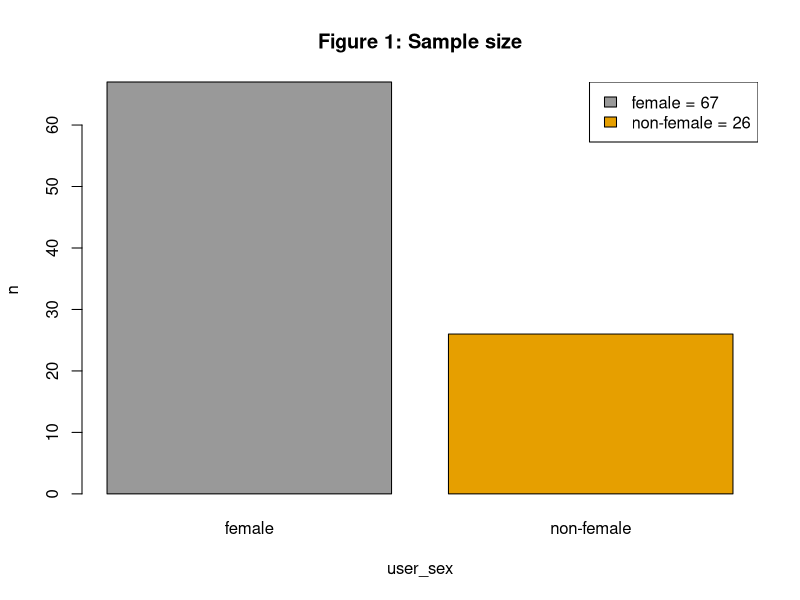
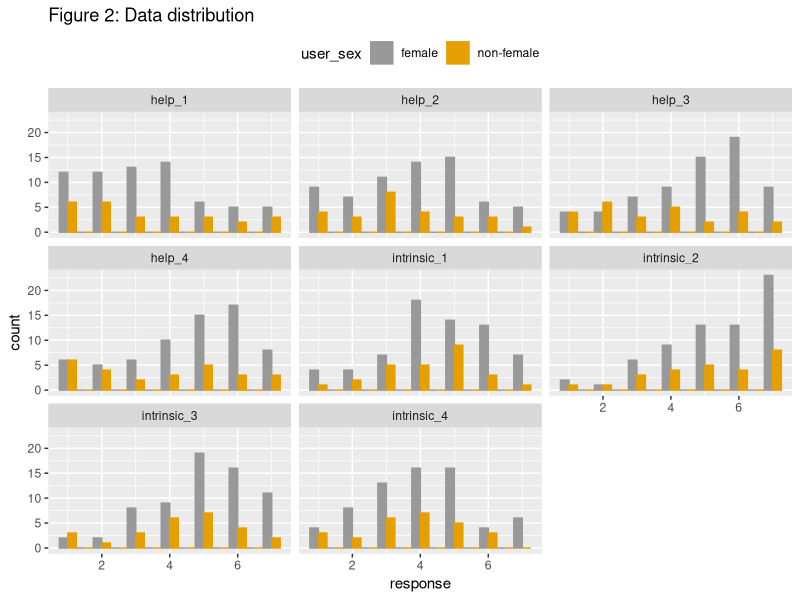
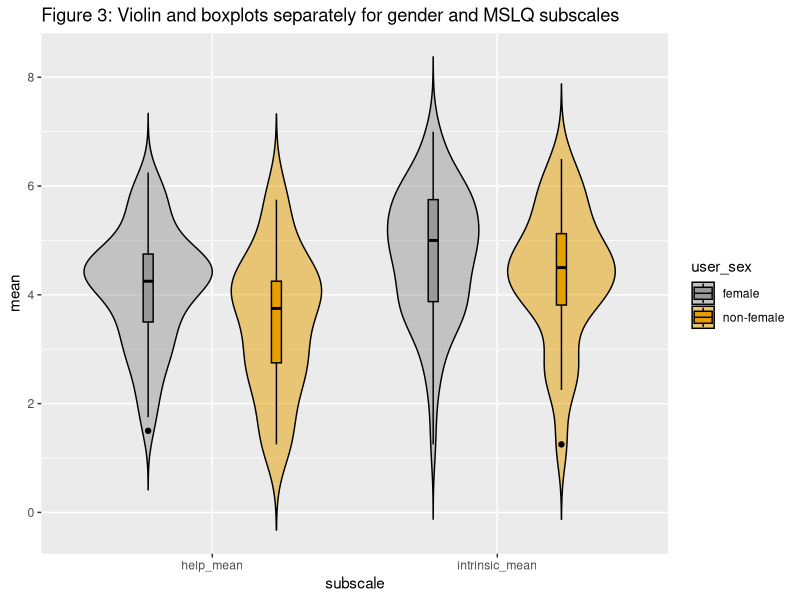
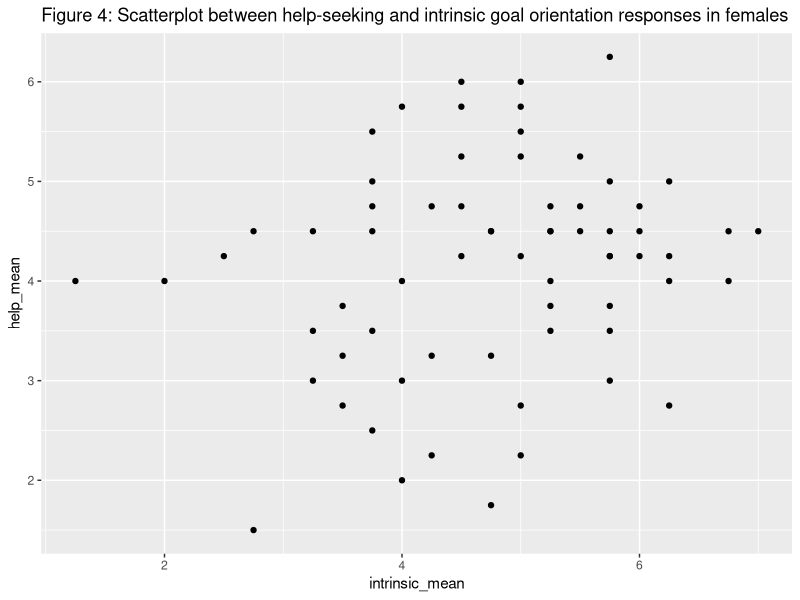
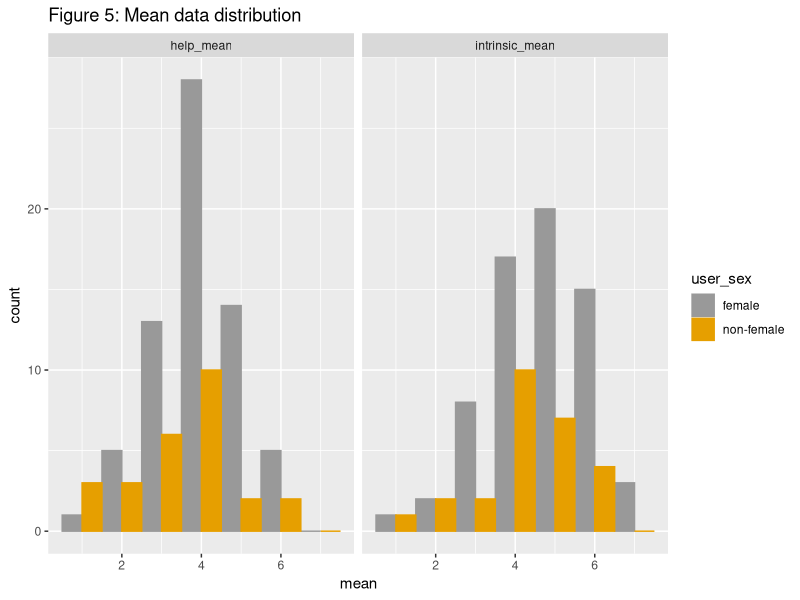
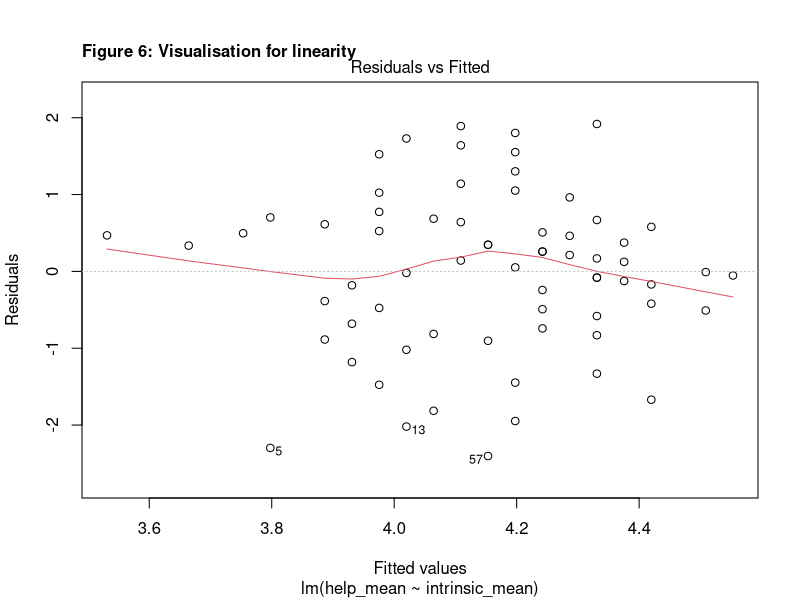
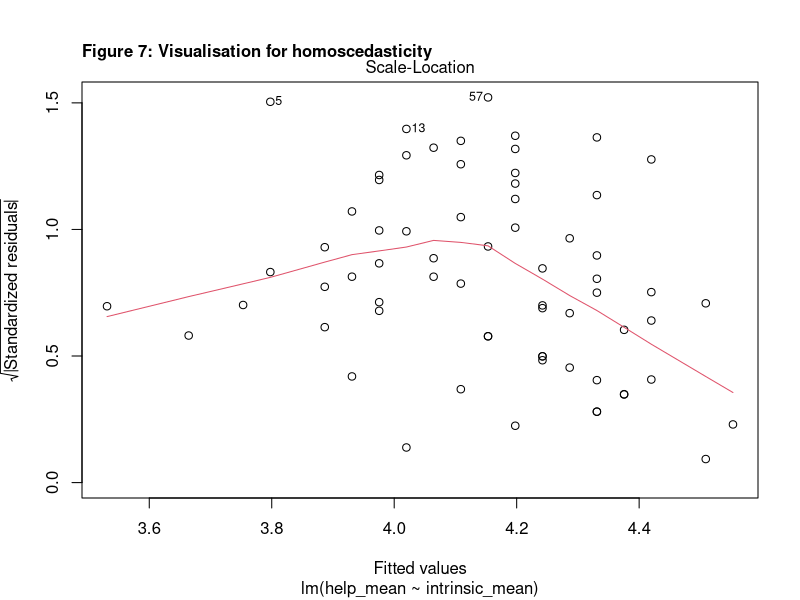
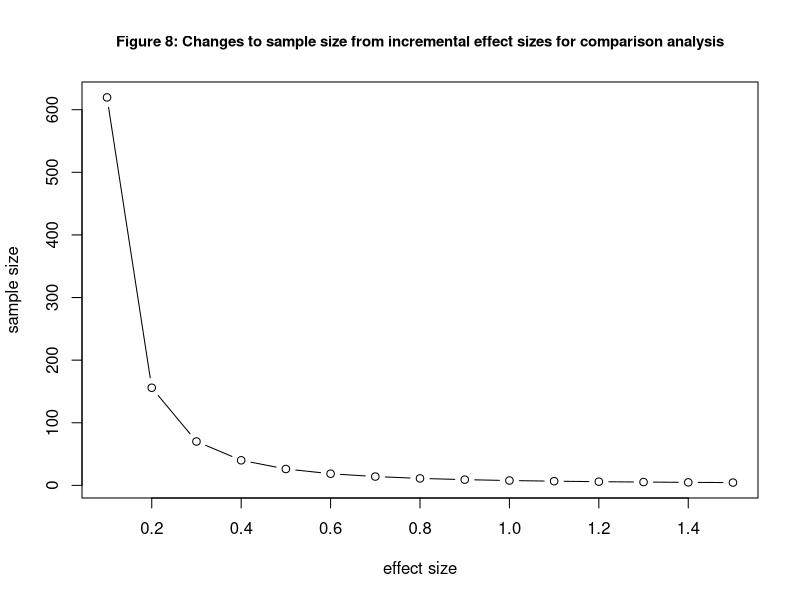

These figures' R source, in order:
## ---- chunk 1

# install package - pwr

library(pwr)
library(broom)
library(dplyr)
library(stats)
library(ggplot2)
library(tidyverse)

# you will need to add extra packages in here to do the rest of your analyses

demo <- read_csv("demographics_2021_pilot.csv")
mslq <- read_csv("MSLQ_2021_pilot.csv")

## ---- chunk 2

demo_final <- demo %>% 
  group_by(user_id, q_id) %>% 
  filter(session_id == min(session_id), endtime == min(endtime)) %>% 
  filter(row_number() == 1) %>% 
  ungroup() %>% 
  filter(user_status %in% c("guest", "registered")) %>%
  select(user_id, user_sex, user_age, q_name, dv) %>%
  pivot_wider(names_from = q_name, values_from = dv)

mslq_final <- mslq %>% 
  group_by(user_id, q_id) %>% 
  filter(session_id == min(session_id), endtime == min(endtime)) %>% 
  filter(row_number() == 1) %>% 
  ungroup() %>% 
  filter(user_status %in% c("guest", "registered")) %>%
  select(user_id, user_sex, user_age, q_name, dv) %>%
  arrange(q_name) %>%
  pivot_wider(names_from = q_name, values_from = dv)

## ---- chunk 3

# merge data frames
joined_data <- as_tibble(merge(demo_final, 
                               mslq_final))

## ---- chunk 4

# select the gender column, and MSLQ variables
selected_data <- select(joined_data,
                        user_id, user_sex,
                        intrinsic_1:intrinsic_4,
                        help_1:help_4)

## ---- chunk 5

# convert to data.frame and drop NaNs
data <- data.frame(drop_na(selected_data))

## ---- chunk 6

# data info
summary_stats <- summary(data)

# MSLQ variables
subscales <- c("intrinsic", 
               "help")
help      <- c(names(data)[str_detect(names(data), 
                                      "help")])
intrinsic <- c(names(data)[str_detect(names(data), 
                                      "intrinsic")])

# group non-female observations
data <- mutate(data,
               user_sex = case_when(user_sex %in% c("nonbinary",
                                                    "na") ~ "non-female",
                                  user_sex == "male"      ~ "non-female",
                                  user_sex == "female"    ~ "female"))

# group by count
data_count <- (data %>% 
                 count(user_sex))

# restructure
data_distribution <- pivot_longer(data,
                                  cols=c(intrinsic, help),
                                  names_to="item",
                                  values_to="response")

# gender variables
gender   <- c(unique(data_distribution$user_sex))
n_gender <- c(sum(data_count$n[data_count$user_sex == "female"]),
              sum(data_count$n[data_count$user_sex != "female"]))

# plotting variables
black    = "#000000"
grey     = "#999999"
yellow   = "#E69F00"

# plot gender counts
# jpeg(file="plots/count.jpeg")
barplot(data_count$n, main="Figure 1: Sample size", 
        names.arg=data_count$user_sex,
        ylab="n", xlab="user_sex",
        col=c(grey, yellow, yellow, yellow))
legend("topright", 
       c(sprintf("%s = %i", gender[1], n_gender[1]), 
         sprintf("%s = %i", gender[2], n_gender[2])), 
       fill = c(grey, yellow))
# dev.off()

# plot data distribution
# jpeg(file="plots/distribution.jpeg")
ggplot(data=data_distribution,
       mapping=aes(x=response, color=user_sex, fill=user_sex)) + 
  geom_histogram(binwidth=.5, position="dodge") + 
  facet_wrap(facet=vars(item)) +
  scale_color_manual(values=c(grey, yellow)) +
  scale_fill_manual(values=c(grey, yellow)) + 
  theme(legend.position="top") +
  ggtitle("Figure 2: Data distribution")
# dev.off()

## ---- chunk 7

dat_means <- data %>% # change data to the name of the data object you want to work from
  gather(var, val, intrinsic_1:intrinsic_4) %>% # change question_1:question_5 to select the questions for your 1st sub-scale 
  group_by_at(vars(-val, -var)) %>% # group by everything except the val and var columns, don't change this 
  summarise(intrinsic_mean = mean(val, na.rm = TRUE)) %>% # change anxiety_mean to the name of your 1st sub-scale
  ungroup() %>% # always ungroup! 
  gather(var, val, help_1:help_4) %>% # change question_1:question_5 to select the questions for your 2nd scale
  group_by_at(vars(-val, -var)) %>% 
  summarise(help_mean = mean(val, na.rm = TRUE)) %>% # does not return sums with missing items 
  ungroup()

## ---- chunk 8

# generate dataframe to restructure help_mean and intrinsic_mean into the same column
dat_means_grouped <-  pivot_longer(dat_means,
                      cols=c(intrinsic_mean, help_mean),
                      names_to="subscale",
                      values_to="mean")

# jpeg(file="plots/boxplots.jpeg")
ggplot(data=dat_means_grouped,
       mapping=aes(x=subscale, y=mean, color=user_sex, fill=user_sex)) + 
  geom_violin(trim=FALSE, alpha=0.5) +
  geom_boxplot(width=0.07, position=position_dodge(width=0.9)) +
  scale_color_manual(values=c(black, black)) +
  scale_fill_manual(values=c(grey, yellow)) + 
  theme(legend.position="right") +
  ggtitle("Figure 3: Violin and boxplots separately for gender and MSLQ subscales") 
# dev.off()

# remove outliers
female_outliers      <- boxplot(subset(subset(dat_means_grouped, user_sex == "female"), subscale == "help_mean")$mean, plot=FALSE)$out
non.female_outliers  <- boxplot(subset(subset(dat_means_grouped, user_sex != "female"), subscale == "intrinsic_mean")$mean, plot=FALSE)$out

dat_means_grouped <- dat_means_grouped[-which(subset(subset(dat_means_grouped, user_sex == "female"), subscale == "help_mean")$mean %in% female_outliers),]
dat_means_grouped <- dat_means_grouped[-which(subset(subset(dat_means_grouped, user_sex != "female"), subscale == "intrinsic_mean")$mean %in% non.female_outliers),]

dat_means <- dat_means[-which(
  subset(dat_means, user_sex == "female")$help_mean
  %in% 
    boxplot(subset(dat_means, user_sex == "female")$help_mean, plot=FALSE)$out),]

dat_means <- dat_means[-which(
  subset(dat_means, user_sex != "female")$intrinsic_mean
  %in% 
    boxplot(subset(dat_means, user_sex != "female")$intrinsic_mean, plot=FALSE)$out),]

## ---- chunk 9

female_data     <- subset(dat_means, 
                          user_sex == "female")
non.female_data <- subset(dat_means,
                          user_sex == "non-female")

# jpeg(file="plots/correlation.jpeg")
ggplot(data=female_data, 
       aes(x=intrinsic_mean, 
           y=help_mean)) + 
  geom_point() +
  ggtitle("Figure 4: Scatterplot between help-seeking and intrinsic goal orientation responses in females")
# dev.off()

## ---- chunk 10

# shapiro-wilk test for normality
# separated for gender and subscale

gender_      <- vector(mode="list")
subscale_    <- vector(mode="list")
p.value_     <- vector(mode="list")
d.statistic_ <- vector(mode="list")

count = 1

for (i in seq_along(gender))
  {
  for (j in seq_along(subscales))
    {
    
    vec <- 
      subset(dat_means_grouped,
                user_sex == gender[i]) %>%
      filter(., 
             grepl(subscales[j], 
                   subscale))
    
    vec_sw <- shapiro.test(vec$mean)
    
    gender_[count]      <- gender[i]
    subscale_[count]    <- subscales[j]
    d.statistic_[count] <- vec_sw$statistic
    p.value_[count]     <- vec_sw$p.value
    
    count = count + 1
    
    }
  }

sw_results     <- tibble(gender_, 
                         subscale_,
                         d.statistic_, 
                         p.value_)

gender_results <- tibble("gender"            = gender,
                         "num. observations" = n_gender)

# jpeg(file="plots/mean_distribution.jpeg")
ggplot(data=dat_means_grouped,
       mapping=aes(x=mean, color=user_sex, fill=user_sex)) +
  geom_histogram(binwidth=1, position="dodge") +
  facet_wrap(facet=vars(subscale)) +
  scale_color_manual(values=c(grey, yellow)) +
  scale_fill_manual(values=c(grey, yellow)) +
  theme(legend.position="right") +
  ggtitle("Figure 5: Mean data distribution")
# dev.off()
 
## ---- chunk 11

# test for linearity
lingress_model <- lm(data=female_data,
                     help_mean ~ intrinsic_mean)

# jpeg(file="plots/data_linearity.jpeg")
plot(lingress_model, 1)
title(main = "Figure 6: Visualisation for linearity",
      cex.main = 1, line = 1.25, adj = 0)
# dev.off()

# test for homoscedasticity
# jpeg(file="plots/data_homoscedasticity.jpeg")
plot(lingress_model, 3)
title(main = "Figure 7: Visualisation for homoscedasticity",
      cex.main = 1, line = 1.25, adj = 0)
# dev.off()

## ---- chunk 12

# remove raw data objects
rm(demo, 
   mslq,
   demo_final,
   mslq_final,
   joined_data,
   selected_data)

rm(vec,
   vec_sw,
   gender_,
   p.value_,
   subscale_,
   d.statistic_,
   data_count,
   data_distribution,
   lingress_model)

rm(i, j,
   count,
   gender,
   n_gender,
   help, 
   intrinsic)

## ---- chunk 13

# cohen's d
mean_diff = mean(female_data$intrinsic_mean) - mean(non.female_data$intrinsic_mean)
sum_var   = var(female_data$intrinsic_mean) + var(non.female_data$intrinsic_mean)
d <- mean_diff/sqrt((sum_var)/2)

# power analysis
pwr <- power.t.test(n           = NULL,
                    delta       = mean_diff,
                    # sd          = 1,
                    sig.level   = 0.05,
                    power       = 0.80,
                    type        = "two.sample",
                    alternative = "one.sided")

effect_sizes = c(seq(0.1,1.5,0.1))
ptab        <- cbind(NULL, NULL) 

for (i in effect_sizes) {
  pwr_ <- pwr.t.test(d           = i,
                     sig.level   = 0.05,
                     power       = 0.8,
                     type        = "one.sample",
                     alternative = "greater")
  ptab <- rbind(ptab, cbind(pwr_$d, pwr_$n))
}

plot(ptab[,1],
     ptab[,2],
     type="b",
     xlab="effect size",
     ylab="sample size", 
     main="Figure 8: Changes to sample size from incremental effect sizes for comparison analysis",
     cex.main=0.9)

# welch t-test: unequal variance

t <- t.test(female_data$intrinsic_mean, non.female_data$intrinsic_mean)
t.test_results <- tibble("cohen's d" = d,
                         "welch's t" = t$statistic,
                         "p-value"   = t$p.value)

## ---- chunk 14

# spearman: ordinal data
s <- cor.test(female_data$intrinsic_mean, female_data$help_mean, method="spearman",
              conf.level=0.95, 
              alternative="two.sided")

spearman_results <- tibble("rho" = s$estimate,
                           "p-value" = s$p.value)

effect_sizes = c(seq(0.1,1.5,0.02))
ptab_s <- cbind(NULL, NULL) 

for (i in effect_sizes) {
  pwr_ <- pwr.t.test(d           = i,
                     sig.level   = 0.05,
                     power       = 0.8,
                     type        = "one.sample",
                     alternative = "two.sided")
  ptab_s <- rbind(ptab_s, cbind(pwr_$d, pwr_$n))
}

plot(ptab_s[,1],
     ptab_s[,2],
     type="b",
     xlab="effect size",
     ylab="sample size", 
     main="Figure 9: Changes to sample size from incremental effect sizes for correlation analysis",     
     cex.main=0.9)
